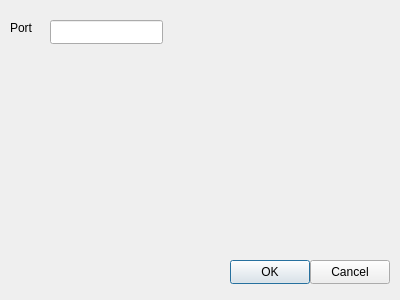
<?xml version="1.0" encoding="UTF-8"?>
<ui version="4.0">
 <class>OptionsDialog</class>
 <widget class="QDialog" name="OptionsDialog">
  <property name="geometry">
   <rect>
    <x>0</x>
    <y>0</y>
    <width>400</width>
    <height>300</height>
   </rect>
  </property>
  <property name="windowTitle">
   <string>Options</string>
  </property>
  <widget class="QPushButton" name="btnOk">
   <property name="geometry">
    <rect>
     <x>230</x>
     <y>260</y>
     <width>80</width>
     <height>24</height>
    </rect>
   </property>
   <property name="text">
    <string>OK</string>
   </property>
  </widget>
  <widget class="QPushButton" name="btnCancel">
   <property name="geometry">
    <rect>
     <x>310</x>
     <y>260</y>
     <width>80</width>
     <height>24</height>
    </rect>
   </property>
   <property name="text">
    <string>Cancel</string>
   </property>
  </widget>
  <widget class="QLabel" name="lblPort">
   <property name="geometry">
    <rect>
     <x>10</x>
     <y>20</y>
     <width>49</width>
     <height>16</height>
    </rect>
   </property>
   <property name="text">
    <string>Port</string>
   </property>
  </widget>
  <widget class="QLineEdit" name="txtPort">
   <property name="geometry">
    <rect>
     <x>50</x>
     <y>20</y>
     <width>113</width>
     <height>24</height>
    </rect>
   </property>
  </widget>
 </widget>
 <resources/>
 <connections/>
</ui>
